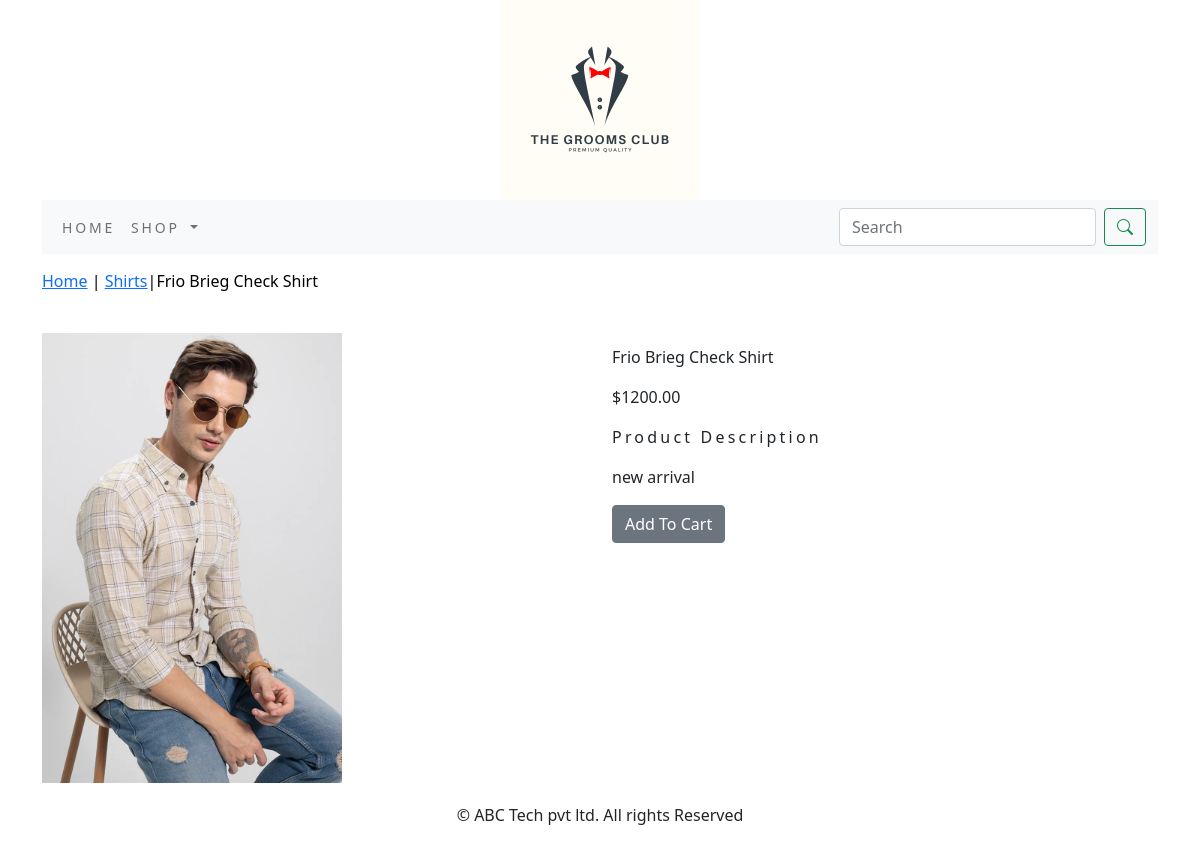
The page /shop/shirts/frio-brieg-check-shirt/ on the database its author committed.
### shop/models.py (models this page shows, shortened)
class Product (models.Model):
    name = models.CharField(max_length=250, unique=True)
    slug = models.SlugField(max_length=250, unique=True)
    description=models.TextField(blank=True)
    price=models.DecimalField(max_digits=10,decimal_places=2)
    category=models.ForeignKey(Category,on_delete=models.CASCADE)
    image = models.ImageField(upload_to='product',blank=True)
    stock=models.IntegerField()
    available=models.BooleanField(default=True)
    created=models.DateTimeField(auto_now_add=True)
    updated=models.DateTimeField(auto_now_add=True)
    class Meta:
        ordering=('name',)
        verbose_name='product'
        verbose_name_plural='products'

class Category(models.Model):
    name=models.CharField(max_length=250,unique=True)
    slug=models.SlugField(max_length=250,unique=True)
    description=models.TextField(blank=True)
    image=models.ImageField(upload_to='category',blank=True)
    class Meta:
        ordering=('name',)
        verbose_name='category'
        verbose_name_plural='categories'
    def get_url(self):
        return reverse('shop:products_by_category',args=[self.slug])
    def __str__(self):
        return '{}'.format(self.name)

### shop/views.py (the view)
# urls.py: path('<slug:c_slug>/<slug:product_slug>/', views.proDetail, name='prodCatdetail'),
def proDetail(request,c_slug,product_slug):
    try:
        product=Product.objects.get(category__slug=c_slug,slug=product_slug)
    except Exception as e:
        raise e
    return render(request,'product.html',{'product':product})

### cart/context_processors.py (called while the page is built)
def counter (request):
    item_count=0
    if 'admin' in request.path:
        return {}
    else:
        try:
            cart=Cart.objects.filter(cart_id=_cart_id(request))
            cart_items=CartItem.objects.all().filter(cart=cart[:1])
            for cart_item in cart_items:
                item_count += cart_item.quantity
        except Cart.DoesNotExist:
            item_count=0
    return dict(item_count=item_count)

### cart/views.py (called while the page is built)
def _cart_id(request):
    cart=request.session.session_key
    if not cart:
        cart=request.session.create()
    return cart

### shop/context_processors.py (called while the page is built)
def menu_links(request):
    links=Category.objects.all()
    return dict(links=links)

### templates/product.html (shortened to what this page needs)
{% extends 'base.html' %}
{% load static %}
{% block content %}
<div class="row my_prod_row_class">
    <div class="mx_auto">
        <p><a href="{% url 'shop:allProdCat' %}">Home</a> | <a href="{{product.category.get_url}}">{{product.category}}</a>|{{product.name}}</p>
    </div>
<div class="container">
<br>
<div class="row">
    <div class="col-12 col-sm-12 co-md-12 col-lg-6 text-centre">
        <div style="min-width:18rem;" >
            <img src="{{product.image.url}}" alt="{{product.name}}" style="max-width: 300px; height: auto;">
        </div>
    </div>
    <div class="col-12 col-sm-12 co-md-12 col-lg-6">
          <div>
          <h1 class="my_prod_title">{{product.name}}</h1>
          <p>${{product.price}}</p>
          <p class="my_title">Product Description</p>
          <p class="text-justify my_prod_text">{{product.description}}</p>
          {% if product.stock <= 0 %}
          <p class="text-justify my_prod_text"><b>Out Of Stock</b></p>
          {% else %}
          <a class="btn btn-secondary" href="{% url 'cart:add_cart' product.id %}">Add To Cart</a>
          {% endif %}
          </div>
      </div>
  </div>
</div>
</div>
{% endblock %}

### static/css/custom.css (style rules this page uses)
body { font-family: 'Roboto', sans-serif; }
.my_title { font-size :16px; text_transform :uppercase; letter-spacing :.2em; }
.my_prod_row_class { padding-top:15px; padding-bottom:20px; }
.my_prod_row_class .mx_auto { color:#000; font-size:12px text-decoration:none; }
.my_prod_title { padding-top:15px; padding-bottom:10px; text_transform :uppercase; font-size :16px; }
.my_prod_text { padding-right:20px; }

### rows shown on the page
Product: category "Shirts", name "Frio Brieg Check Shirt", image (picture), price "1200.00", description "new arrival"
